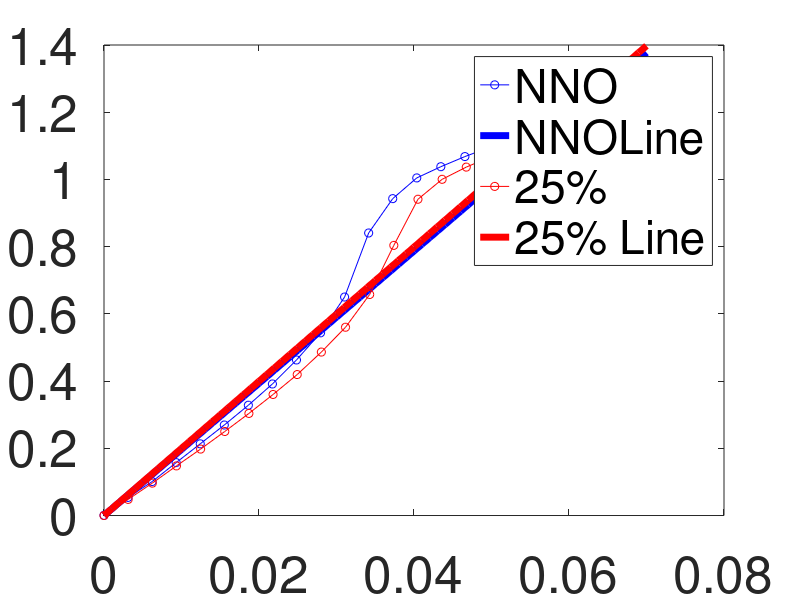

Write MATLAB code to recreate this figure. (Note: this script raises an error after producing the figure.)
%Data and Fits for NNO and Nd_0.75La_0.25NiO3, U=2.1eV, J=1.2eV, as used in
%the solid solution work on NLNO

clear all
bulk=[
0.22	1.209106
0.21	1.194028
0.2	      1.176952
0.19	1.162163
0.18	1.142579
0.17	1.116733
0.16	1.094949
0.15	1.068016
0.14	1.037892
0.13	1.004513
0.12	0.942834
0.11	0.840647
0.1	0.650089
0.09	0.543565
0.08	0.462801
0.07	0.391415
0.06	0.328137
0.05	0.26928
0.04	0.213294
0.03	0.157391
0.02	0.100942
0.01	0.053838
0	0.000481]
bulk=flip(bulk)





bulk25=[0	0.00000
0.01	0.047937
0.02	0.09636
0.03	0.147635
0.04	0.197679
0.05	0.249989
0.06	0.303743
0.07	0.36014
0.08	0.419442
0.09	0.486355
0.1	0.560207
0.11	0.657668
0.12	0.803783
0.13	0.941051
0.14	1.000352
0.15	1.03668
0.16	1.067247
0.17	1.093627
0.18	1.116931
0.19	1.135956
0.2	1.15656
0.21	1.175226
0.22	1.188325
0.23	1.203312
0.24	1.218717
0.25	1.230643]

bulk(:,2)=bulk(:,2);
%Values From DFT+U
%chi0b=1.164
%chi0b25=1.168
%Values from DFT
chi0b=1.159592851
chi0b25=1.08061

U=2.1
J=1.2
DC=U-5/3*J
gb0=2.8865
gb025=2.896
gb=gb0*(1+chi0b*DC)
gb25=gb025*(1+chi0b25*DC)
kb=2*13.4303+1/2*gb0*chi0b*gb0
kb25=2*13.75+1/2*gb025*chi0b25*gb025
%kb25=kb
Q=bulk(:,1)/gb
%Q2=bulkup(:,1)/gb
N=bulk(:,2)
%N2=bulkup(:,2)
%plot(Q,N,'-o',Q2,N2,'-o')
Q25=bulk25(:,1)/gb25
N25=bulk25(:,2)


x=[0:0.001:0.07]
by=2*kb/gb*x
ry=2*kb25/gb25*x

plot(Q,N,'-ob',x,by,'-b','MarkerSize',10,'LineWidth',5)
hold on

plot(Q25,N25,'-or',x,ry,'-r','MarkerSize',10,'LineWidth',5)

set( gca , 'FontSize'   , 37 );
legend('NNO','NNOLine','25%','25% Line')


%plot(Q,N,'o',Q25,N25,'o')

[ Ngrid,Ecorb,Etot,A,B,C ] = getEnergyGrid( N,Q,gb,kb )
[ Ngrid,Ecorb25,Etot25,A25,B25,C25 ] = getEnergyGrid( N25,Q25,gb25,kb25 )
%plot(2/gb*(A*Ngrid.^5+B*Ngrid.^3+C*Ngrid.^1),Ngrid,'-b')
%plot(2/gb25*(A25*Ngrid.^5+B25*Ngrid.^3+C25*Ngrid.^1),Ngrid,'-r')
%plot(Ngrid,Etot,'-ob',Ngrid,Etot25,'-or')

[  Ngrid,Ecor2,Etot2,A2,B2,C2,Constant ] = ConstrainedEnergyGrid(  N,Q,gb,kb, 4 )
[  Ngrid,Ecor225,Etot225,A225,B225,C225,Constant ] = ConstrainedEnergyGrid(  N25,Q25,gb25,kb25, 4 )
%plot(2/gb*(A*Ngrid.^5+B*Ngrid.^3+C*Ngrid.^1),Ngrid,'--b','LineWidth',5)
%plot(2/gb25*(A25*Ngrid.^5+B25*Ngrid.^3+C25*Ngrid.^1),Ngrid,'--r','LineWidth',5)

set( gca , 'FontSize'   , 37 );
hold on
title('U=2.1 J=1.2')
%[  Ngrid,Ecor2,Etot2,A2,B2,C2,Constant ] = ConstrainedEnergyGrid(  N,Q,gb,kb, 4 )





%legend('NdNiO3','25% La','NNO line','25% Line')
ylabel('N')
xlabel('Q(Angstrom)')
grid on
figure
plot(Q,2/gb*(A*N.^5+B*N.^3+C*N),'-bo',Q,Q,'LineWidth',5)
grid on
hold on
plot(Q25,2/gb25*(A25*N25.^5+B25*N25.^3+C25*N25),'-ro','LineWidth',5)
legend('NdNiO3','Line','25 % La')

set( gca , 'FontSize'   , 37 );
figure
plot(Ngrid,Etot,'-bo','LineWidth',5)
grid on
hold on
plot(Ngrid,Etot25,'-ro','LineWidth',5)

[kb,gb,A,B,C]
[kb25,gb25,A25,B25,C25]
